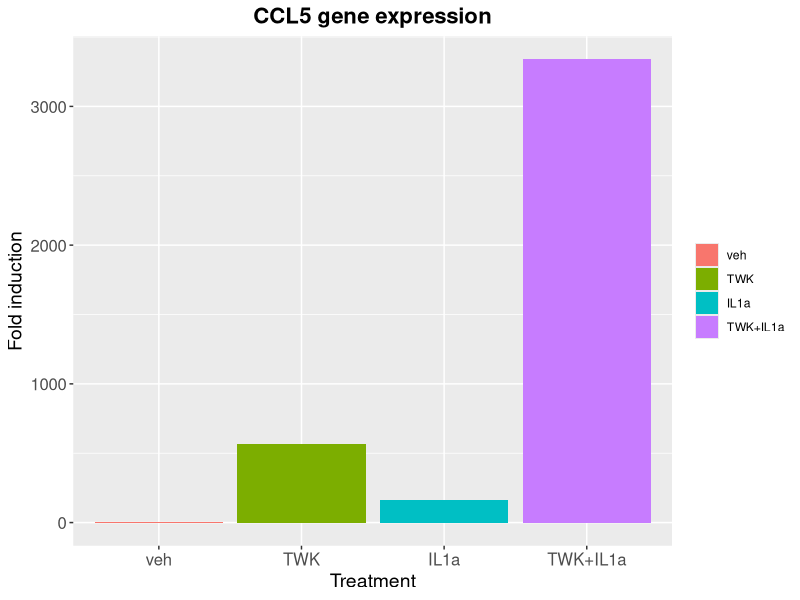

Recreate this plot in R.
## ---- chunk 1
# Dataset
library(tidyverse)

#Read dataset
data <- read_csv("Homework1_dataset.csv") %>%
  select(veh, everything()) %>%
  mutate(veh = factor(veh, levels = c("veh", "TWK", "IL1a", "TWK+IL1a")))
## ---- chunk 2
library(ggplot2)
## ---- chunk 3
ggplot(data, aes(x = veh, y = `0.82`, fill = veh)) +
  geom_col() +
  labs(title = "CCL5 gene expression", x = "Treatment", y = "Fold induction") +
  theme(plot.title = element_text(hjust = 0.5, size = 16, face = "bold"), axis.title.x = element_text(size = 14), axis.title.y = element_text(size = 14),axis.text.x = element_text(size = 12), axis.text.y = element_text(size = 12)) +
  scale_fill_discrete(name = NULL)
## ---- chunk 4
library(knitr)

data %>%
  group_by(veh) %>%
  summarise(
    Mean = mean(`0.82`),
    SD = sd(`0.82`),
  ) %>%
  kable(caption = "Descriptive statistics per group")
